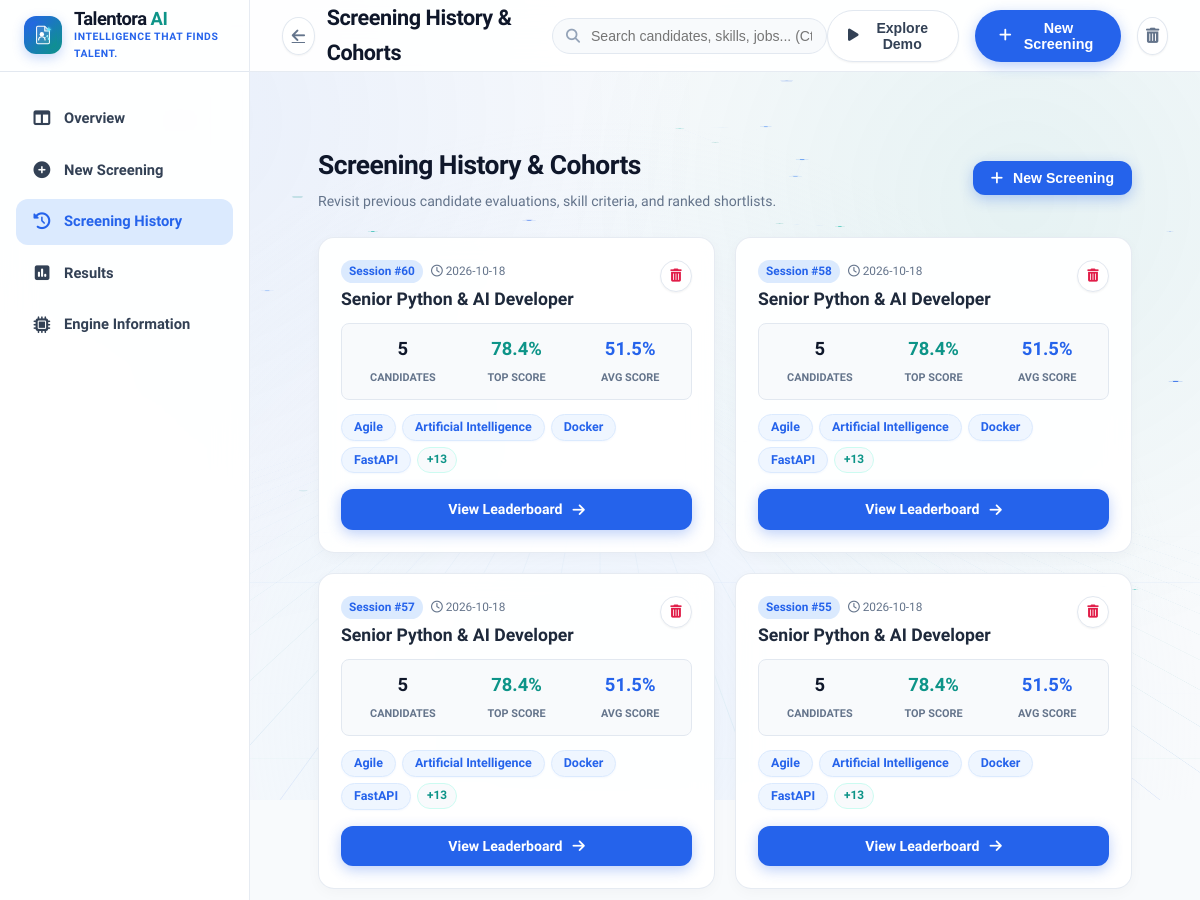
Before: /history (upper part) with the older database file.
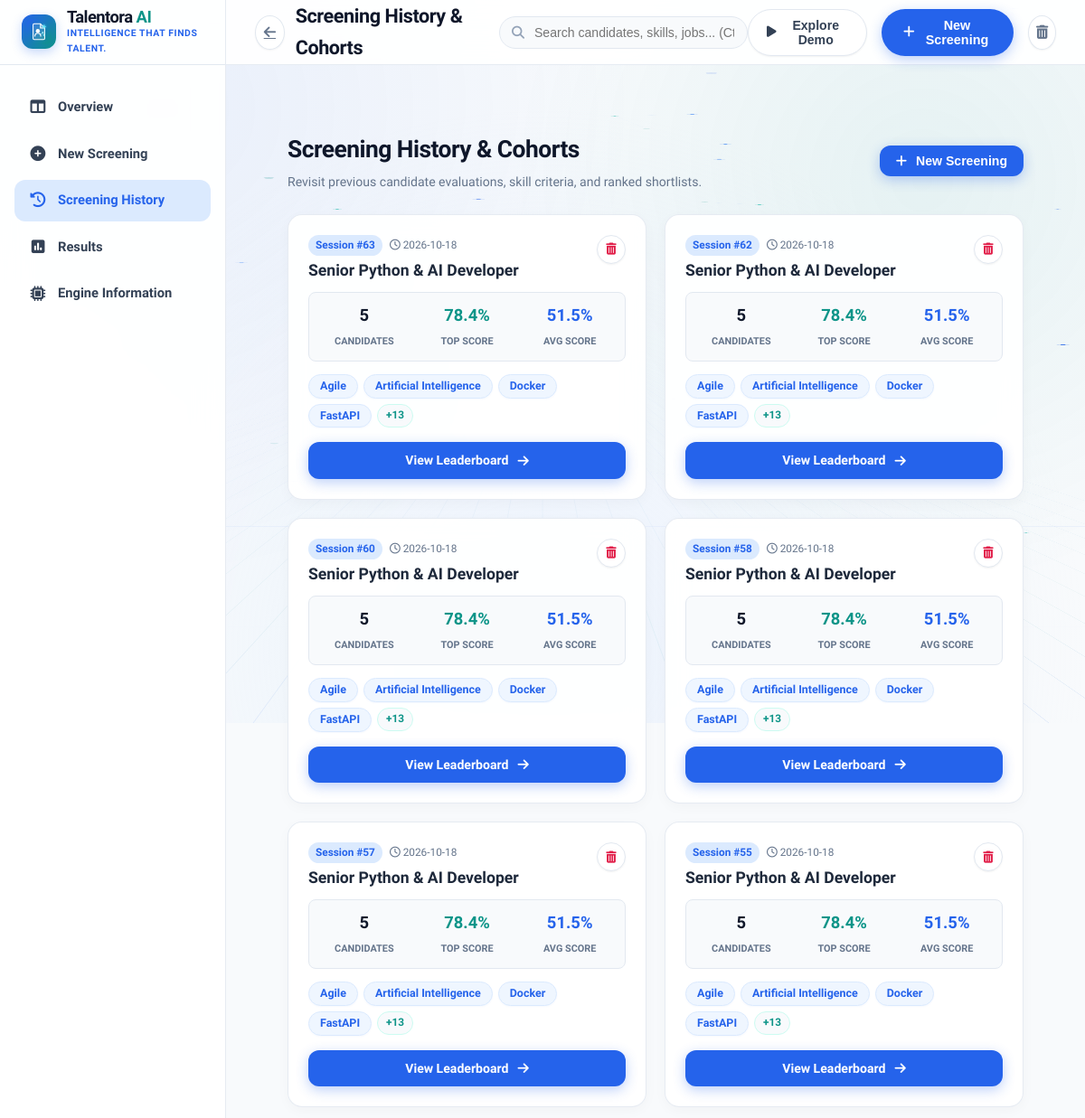
After: the same page with the newer database file.
### tables this page shows
CREATE TABLE jobs (
            id INTEGER PRIMARY KEY AUTOINCREMENT,
            job_title TEXT NOT NULL,
            job_description TEXT NOT NULL,
            required_skills TEXT,
            required_experience REAL DEFAULT 0,
            created_at TIMESTAMP DEFAULT CURRENT_TIMESTAMP
        );

### app.py (the view)
@app.route('/history')
def history():
    jobs = database.get_all_jobs()
    return render_template('history.html', jobs=jobs)

### database.py (called while the page is built)
def get_db_connection() -> sqlite3.Connection:
    os.makedirs(DB_DIR, exist_ok=True)
    conn = sqlite3.connect(DB_PATH)
    conn.row_factory = sqlite3.Row
    return conn

def get_all_jobs() -> List[Dict[str, Any]]:
    conn = get_db_connection()
    cursor = conn.cursor()
    cursor.execute("""
        SELECT j.*, COUNT(c.id) as candidate_count, MAX(c.match_score) as top_score, AVG(c.match_score) as avg_score
        FROM jobs j
        LEFT JOIN candidates c ON j.id = c.job_id
        GROUP BY j.id
        ORDER BY j.created_at DESC
    """)
    rows = cursor.fetchall()
    conn.close()
    jobs = []
    for r in rows:
        d = dict(r)
        d["required_skills"] = json.loads(d["required_skills"]) if d["required_skills"] else []
        d["avg_score"] = round(d["avg_score"], 1) if d["avg_score"] is not None else 0.0
        d["top_score"] = round(d["top_score"], 1) if d["top_score"] is not None else 0.0
        jobs.append(d)
    return jobs

### templates/history.html (shortened to what this page needs)
{% extends 'base.html' %}
{% block page_title %}Screening History &amp; Cohorts{% endblock %}
{% block content %}
<div class="history-container">
    <div style="display: flex; justify-content: space-between; align-items: center; margin-bottom: 24px; flex-wrap: wrap; gap: 16px;">
        <div>
            <h1 style="font-size: 1.65rem; font-weight: 800; color: var(--color-slate-title); letter-spacing: -0.02em; margin-bottom: 4px;">Screening History &amp; Cohorts</h1>
            <p style="font-size: 0.88rem; color: var(--color-slate-muted);">Revisit previous candidate evaluations, skill criteria, and ranked shortlists.</p>
        </div>
        <div>
            <button type="button" class="btn-primary-screen" onclick="openUploadModal()" style="padding: 9px 18px; font-size: 0.88rem; width: auto;">
                <i class="fa-solid fa-plus"></i> New Screening
            </button>
        </div>
    </div>
    {% if jobs %}
        <div style="display: grid; grid-template-columns: repeat(auto-fill, minmax(340px, 1fr)); gap: 20px;">
            {% for job in jobs %}
                <div class="card-light-panel" style="display: flex; flex-direction: column; justify-content: space-between; padding: 22px;">
                    <div>
                        <div style="display: flex; justify-content: space-between; align-items: flex-start; margin-bottom: 12px;">
                            <div>
                                <div style="display: flex; gap: 8px; align-items: center; margin-bottom: 6px;">
                                    <span style="font-size: 0.74rem; font-weight: 700; background: var(--color-soft-sky); color: var(--color-arctic-blue); padding: 2px 8px; border-radius: var(--radius-pill);">Session #{{ job.id }}</span>
                                    <span style="font-size: 0.74rem; color: var(--color-slate-muted);"><i class="fa-regular fa-clock"></i> {{ job.created_at[:10] if job.created_at else 'Recent' }}</span>
                                </div>
                                <h3 style="font-size: 1.1rem; font-weight: 800; color: var(--color-slate-heading); line-height: 1.25;">{{ job.job_title }}</h3>
                            </div>
                            <button type="button" class="btn-icon-light" title="Delete Session" onclick="deleteJob({{ job.id }})" style="color: var(--color-danger); width: 32px; height: 32px; font-size: 0.82rem;">
                                <i class="fa-solid fa-trash-can"></i>
                            </button>
                        </div>
                        <div style="display: grid; grid-template-columns: repeat(3, 1fr); gap: 8px; background: var(--color-ice-white); padding: 10px 8px; border-radius: var(--radius-sm); border: 1px solid var(--border-color); margin-bottom: 14px; text-align: center;">
                            <div>
                                <span style="font-size: 1.15rem; font-weight: 800; color: var(--color-slate-title); display: block;">{{ job.candidate_count }}</span>
                                <span style="font-size: 0.68rem; color: var(--color-slate-muted); font-weight: 700; text-transform: uppercase;">Candidates</span>
                            </div>
                            <div>
                                <span style="font-size: 1.15rem; font-weight: 800; color: var(--color-teal); display: block;">{{ job.top_score }}%</span>
                                <span style="font-size: 0.68rem; color: var(--color-slate-muted); font-weight: 700; text-transform: uppercase;">Top Score</span>
                            </div>
                            <div>
                                <span style="font-size: 1.15rem; font-weight: 800; color: var(--color-arctic-blue); display: block;">{{ job.avg_score }}%</span>
                                <span style="font-size: 0.68rem; color: var(--color-slate-muted); font-weight: 700; text-transform: uppercase;">Avg Score</span>
                            </div>
                        </div>
                        <div class="skills-pill-cluster" style="margin-bottom: 16px;">
                            {% for s in job.required_skills[:4] %}
                                <span class="skill-pill-tag">{{ s }}</span>
                            {% endfor %}
                            {% if job.required_skills|length > 4 %}
                                <span class="skill-chip-more">+{{ job.required_skills|length - 4 }}</span>
                            {% endif %}
                        </div>
                    </div>
                    <div>
                        <a href="{{ url_for('view_results', job_id=job.id) }}" class="btn-primary-screen" style="text-decoration: none; font-size: 0.88rem; padding: 9px 16px;">
                            <span>View Leaderboard</span>
                            <i class="fa-solid fa-arrow-right"></i>
                        </a>
                    </div>
                </div>
            {% endfor %}
        </div>
    {% endif %}
</div>
{% endblock %}

### templates/base.html (shortened to what this page needs)
<!DOCTYPE html>
<html lang="en">
<head>
    <link rel="stylesheet" href="https://cdnjs.cloudflare.com/ajax/libs/font-awesome/6.4.0/css/all.min.css">
    <link rel="stylesheet" href="{{ url_for('static', filename='css/style.css') }}?v=7.0">
</head>
<body class="futuristic-app">
    <div class="neural-canvas-container" aria-hidden="true">
    </div>
    {% if request.endpoint == 'index' %}
        <header class="site-navbar">
            <div class="nav-container">
                <a href="{{ url_for('index') }}" class="brand-link">
                    <div class="brand-logo-glow">
                        <img src="{{ url_for('static', filename='img/talentora-logo.svg') }}" alt="Talentora AI" class="brand-logo-img">
                    </div>
                    <div class="brand-name-wrap">
                        <span class="brand-name">Talentora <span>AI</span></span>
                        <span class="brand-tag">Intelligence That Finds Talent. • AI Based Screening</span>
                    </div>
                </a>
                <nav class="nav-links-cluster">
                    <a href="#featuresSection" class="nav-anchor">
                        <i class="fa-solid fa-sparkles"></i> Features
                    </a>
                    <a href="#howItWorksSection" class="nav-anchor">
                        <i class="fa-solid fa-list-check"></i> How It Works
                    </a>
                    <a href="#scoringSection" class="nav-anchor">
                        <i class="fa-solid fa-chart-pie"></i> Scoring Model
                    </a>
                </nav>
                <div class="nav-actions-cluster">
                    <button type="button" class="btn-nav-demo" onclick="triggerSampleDemo()" title="Run instant candidate screening with sample data">
                        <i class="fa-solid fa-play"></i> Explore Demo
                    </button>
                    <a href="{{ url_for('dashboard') }}" class="btn-nav-screening">
                        <i class="fa-solid fa-bolt"></i> Start Screening
                    </a>
                </div>
            </div>
        </header>
        <main class="site-main">
            {% block landing_content %}{% endblock %}
        </main>
        <footer class="landing-footer" style="background: var(--color-pure-white); border-top: 1px solid var(--border-color); padding: 36px 32px; text-align: center; color: var(--color-slate-muted); font-size: 0.88rem; position: relative; z-index: 10;">
            <div style="max-width: 1360px; margin: 0 auto; display: flex; justify-content: space-between; align-items: center; flex-wrap: wrap; gap: 16px;">
                <div style="display: flex; align-items: center; gap: 10px;">
                    <img src="{{ url_for('static', filename='img/talentora-logo.svg') }}" alt="Talentora AI" style="width: 24px; height: 24px; border-radius: 6px;">
                    <span style="font-weight: 800; color: var(--color-slate-heading);">Talentora AI</span>
                    <span>• Intelligence That Finds Talent.</span>
                </div>
                <div style="display: flex; gap: 20px;">
                    <a href="#featuresSection" style="color: var(--color-slate-muted); text-decoration: none;">Features</a>
                    <a href="#howItWorksSection" style="color: var(--color-slate-muted); text-decoration: none;">How It Works</a>
                    <a href="{{ url_for('dashboard') }}" style="color: var(--color-arctic-blue); text-decoration: none; font-weight: 700;">Recruiter Dashboard</a>
                </div>
            </div>
        </footer>
    {% else %}
        <div class="app-shell">
            <aside class="app-sidebar">
                <div class="sidebar-brand-box">
                    <a href="{{ url_for('index') }}" class="brand-link">
                        <div class="brand-logo-glow" style="width: 38px; height: 38px;">
                            <img src="{{ url_for('static', filename='img/talentora-logo.svg') }}" alt="Talentora AI" class="brand-logo-img">
                        </div>
                        <div class="brand-name-wrap">
                            <span class="brand-name" style="font-size: 1.15rem;">Talentora <span>AI</span></span>
                            <span class="brand-tag" style="font-size: 0.65rem;">Intelligence That Finds Talent.</span>
                        </div>
                    </a>
                </div>
                <nav class="sidebar-nav-list">
                    <a href="{{ url_for('dashboard') }}" class="sidebar-nav-link {% if request.endpoint == 'dashboard' %}active{% endif %}">
                        <i class="fa-solid fa-table-columns"></i>
                        <span>Overview</span>
                    </a>
                    <a href="{{ url_for('dashboard') }}#screeningWorkflowSection" class="sidebar-nav-link" onclick="if(window.location.pathname === '/dashboard'){ document.getElementById('screeningWorkflowSection')?.scrollIntoView({behavior: 'smooth'}); }">
                        <i class="fa-solid fa-plus-circle"></i>
                        <span>New Screening</span>
                    </a>
                    <a href="{{ url_for('history') }}" class="sidebar-nav-link {% if request.endpoint == 'history' %}active{% endif %}">
                        <i class="fa-solid fa-clock-rotate-left"></i>
                        <span>Screening History</span>
                    </a>
                    <a href="{{ url_for('dashboard') }}#rankingsSection" class="sidebar-nav-link">
                        <i class="fa-solid fa-square-poll-vertical"></i>
                        <span>Results</span>
                    </a>
                    <a href="javascript:void(0)" class="sidebar-nav-link" onclick="document.getElementById('engineInfoModal').style.display='flex'">
                        <i class="fa-solid fa-microchip"></i>
                        <span>Engine Information</span>
                    </a>
                </nav>
            </aside>
            <div class="app-main-content">
                <header class="app-header">
                    <div class="header-title-wrap">
                        <a href="{{ url_for('index') }}" class="btn-icon-light" title="Back to Landing Page">
                            <i class="fa-solid fa-arrow-left"></i>
                        </a>
                        <h1 class="header-page-title">{% block page_title %}Recruiter Screening Dashboard{% endblock %}</h1>
                    </div>
                    <div class="header-search-box">
                        <i class="fa-solid fa-magnifying-glass header-search-icon"></i>
                        <input type="text" class="header-search-input" placeholder="Search candidates, skills, jobs... (Ctrl+K)" onkeyup="handleGlobalSearch(this.value)">
                    </div>
                    <div class="header-user-controls">
                        <button type="button" class="btn-nav-demo" onclick="triggerSampleDemo()" title="Run instant candidate screening with sample data">
                            <i class="fa-solid fa-play"></i> Explore Demo
                        </button>
                        <button type="button" class="btn-nav-screening" onclick="openUploadModal()">
                            <i class="fa-solid fa-plus"></i> New Screening
                        </button>
                        <button type="button" class="btn-icon-light text-muted" title="Reset Stored Data" onclick="confirmClearData()">
                            <i class="fa-solid fa-trash-can"></i>
                        </button>
                    </div>
                </header>
                <main class="workspace-page-body">
                    {% block content %}{% endblock %}
                </main>
            </div>
        </div>
    {% endif %}
</body>
</html>

Changed rows visible on the page:
added jobs: id "63", created_at "2026-10-18", job_title "Senior Python & AI Developer", candidate_count "5", top_score "78.4", avg_score "51.5", 4 "Agile" "Artificial Intelligence" "Docker" "FastAPI", required_skills|length "13"
added jobs: id "62", created_at "2026-10-18", job_title "Senior Python & AI Developer", candidate_count "5", top_score "78.4", avg_score "51.5", 4 "Agile" "Artificial Intelligence" "Docker" "FastAPI", required_skills|length "13"
